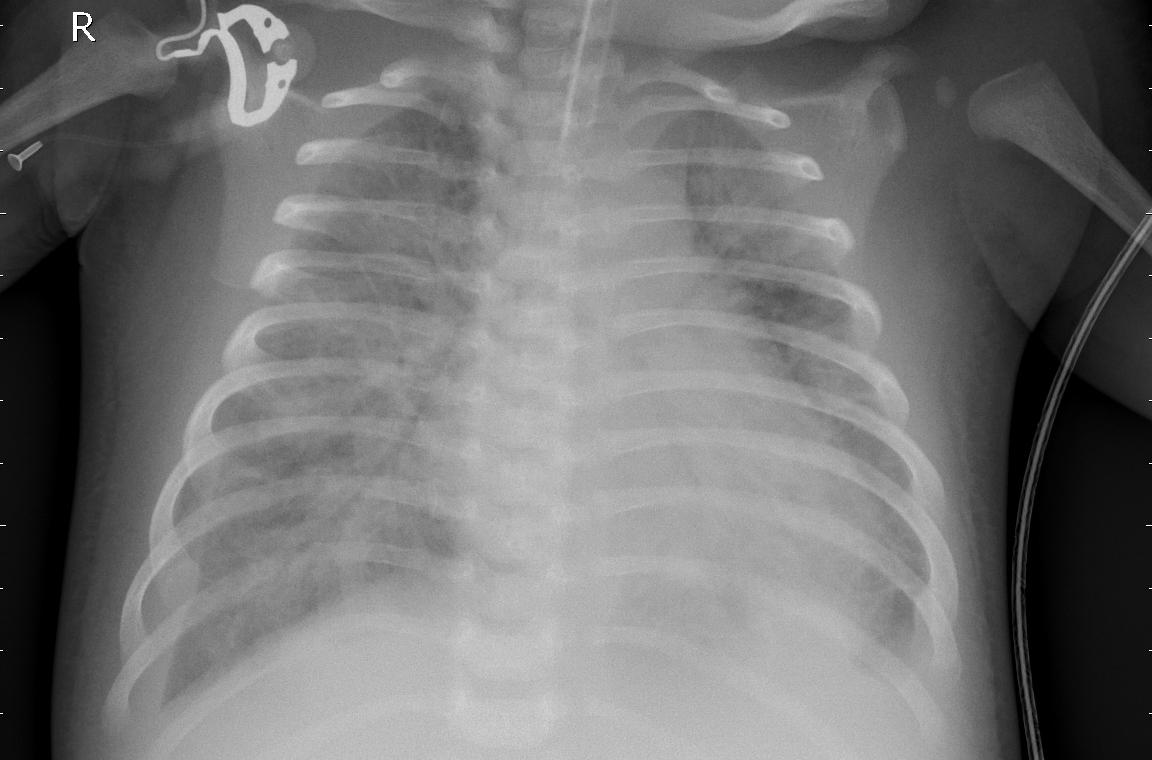
#> input picture assets/data/person1000_bacteria_2931.jpeg, 1152 x 760 px, found by its file name
$ jupyter execute x-ray-task.ipynb
#> lines starting #> are read from the running program, lines starting #| are printed output that depends on the picture
[cell 1]
import numpy as np
import matplotlib.pyplot as plt
from PIL import Image
from skimage import exposure
from scipy.ndimage import gaussian_filter
import ipywidgets as widgets
from ipywidgets import interact

# ----- Helper Functions to Compute Metrics for an ROI with Background as the Rest of the Image -----
def compute_roi_snr(signal_roi, background_pixels):
    """
    Compute SNR as the ratio of the mean signal in the signal ROI
    to the standard deviation of the background (all pixels outside the ROI).
    """
    mean_signal = np.mean(signal_roi)
    std_background = np.std(background_pixels)
    return mean_signal / std_background if std_background != 0 else np.nan

def compute_roi_cnr(signal_roi, background_pixels):
    """
    Compute CNR as the difference between the signal and background means,
    divided by the standard deviation of the background.
    """
    mean_signal = np.mean(signal_roi)
    mean_background = np.mean(background_pixels)
    std_background = np.std(background_pixels)
    return (mean_signal - mean_background) / std_background if std_background != 0 else np.nan

def compute_roi_resolution(signal_roi):
    """
    Compute a global measure of spatial resolution via Fourier analysis on the signal ROI.
    A sharper image tends to have more high-frequency content.
    Here we use the mean magnitude of the shifted Fourier spectrum as a rough indicator.
    """
    fft_image = np.fft.fft2(signal_roi)
    fft_shifted = np.fft.fftshift(fft_image)
    magnitude_spectrum = np.abs(fft_shifted)
    return np.mean(magnitude_spectrum)

# ----- Load and Normalize the Image -----
img = Image.open('/kaggle/input/chest-xray-pneumonia/chest_xray/train/PNEUMONIA/person1000_bacteria_2931.jpeg').convert('L')
#> img is the input picture: PIL image 1152x760 L; min 0, max 255, mean 114.5
image = np.array(img, dtype=np.float32)
image_norm = exposure.rescale_intensity(image, out_range=(0, 1))
rows, cols = image_norm.shape
#> the sliders are set to noise_level = 0.1, blur_sigma = 3, contrast_factor = 1.0, signal_x = 50, signal_y = 50, signal_width = 200, signal_height = 200

def update_simulation(noise_level=0.1, blur_sigma=3, contrast_factor=1.0,
                      signal_x=50, signal_y=50, signal_width=200, signal_height=200):
    # --- Apply simulation to the entire image ---
    # Step 1: Add synthetic Gaussian noise
#> called with noise_level = 0.1, blur_sigma = 3, contrast_factor = 1, signal_x = 50, signal_y = 50, signal_width = 200, signal_height = 200
    noisy_image = image_norm + np.random.normal(0, noise_level, image_norm.shape)
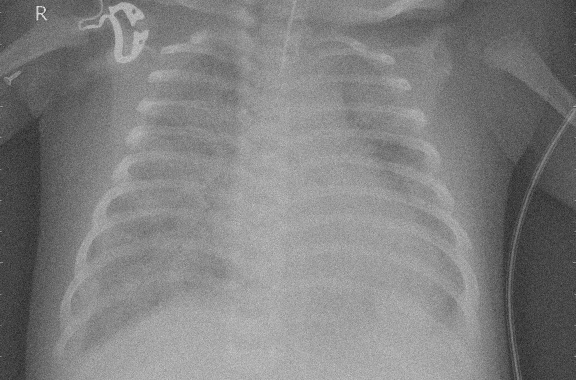
#> noisy_image: shape (760, 1152) float64 (shown at 1/2 size); min -0.418, max 1.3, mean 0.449; drawn with min black and max white
    noisy_image = np.clip(noisy_image, 0, 1)

    # Step 2: Apply Gaussian blur
    blurred_image = gaussian_filter(noisy_image, sigma=blur_sigma)

    # Step 3: Adjust contrast (scaling differences from the mean intensity)
    mean_val = np.mean(blurred_image)
#> mean_val = 0.452
    adjusted_image = mean_val + contrast_factor * (blurred_image - mean_val)
    adjusted_image = np.clip(adjusted_image, 0, 1)

    # --- Extract Signal ROI ---
    signal_x = int(np.clip(signal_x, 0, cols-1))
    signal_y = int(np.clip(signal_y, 0, rows-1))
    signal_width = int(np.clip(signal_width, 10, cols - signal_x))
    signal_height = int(np.clip(signal_height, 10, rows - signal_y))

    signal_roi = adjusted_image[signal_y:signal_y+signal_height, signal_x:signal_x+signal_width]
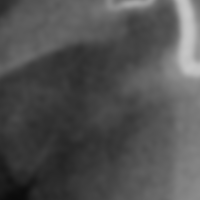
#> signal_roi: shape (200, 200) float64; min 0.0458, max 0.783, mean 0.319

    # Define background as all pixels outside the signal ROI
    mask = np.ones_like(adjusted_image, dtype=bool)
    mask[signal_y:signal_y+signal_height, signal_x:signal_x+signal_width] = False
    background_pixels = adjusted_image[mask]

    # Compute metrics
    snr = compute_roi_snr(signal_roi, background_pixels)
#> in compute_roi_snr, `mean_signal = np.mean(signal_roi)`: mean_signal = 0.319
#> in compute_roi_snr, `std_background = np.std(background_pixels)`: std_background = 0.214
#> snr = 1.49
    cnr = compute_roi_cnr(signal_roi, background_pixels)
#> in compute_roi_cnr, `mean_signal = np.mean(signal_roi)`: mean_signal = 0.319
#> in compute_roi_cnr, `mean_background = np.mean(background_pixels)`: mean_background = 0.459
#> in compute_roi_cnr, `std_background = np.std(background_pixels)`: std_background = 0.214
#> cnr = -0.654
    resolution = compute_roi_resolution(signal_roi)
#> resolution = 2.5

    # --- Visualization ---
    fig, ax = plt.subplots(2, 2, figsize=(18, 12))

    # Show full original image with signal ROI overlay
    ax[0, 0].imshow(image_norm, cmap='gray')
    ax[0, 0].set_title("Original Normalized Image")
    rect_orig = plt.Rectangle((signal_x, signal_y), signal_width, signal_height,
                              edgecolor='red', facecolor='none', linewidth=2, label='Signal ROI')
    ax[0, 0].add_patch(rect_orig)
    ax[0, 0].legend()
    ax[0, 0].axis('off')

    # Show full simulated image with signal ROI overlay
    ax[0, 1].imshow(adjusted_image, cmap='gray')
    ax[0, 1].set_title(f"Simulated Image\nNoise: {noise_level}, Blur: {blur_sigma}, Contrast: {contrast_factor}")
    rect_sim = plt.Rectangle((signal_x, signal_y), signal_width, signal_height,
                             edgecolor='red', facecolor='none', linewidth=2)
    ax[0, 1].add_patch(rect_sim)
    ax[0, 1].axis('off')

    # Zoom-in on Signal ROI from simulated image
    ax[1, 0].imshow(signal_roi, cmap='gray')
    ax[1, 0].set_title("Signal ROI (Simulated)")
    ax[1, 0].axis('off')

    # Zoom-in on Background: Display the background mask overlay on the simulated image
    # (Here we show the simulated image with the signal ROI masked out)
    background_image = adjusted_image.copy()
    background_image[~mask] = 0  # set signal ROI area to 0 for visualization
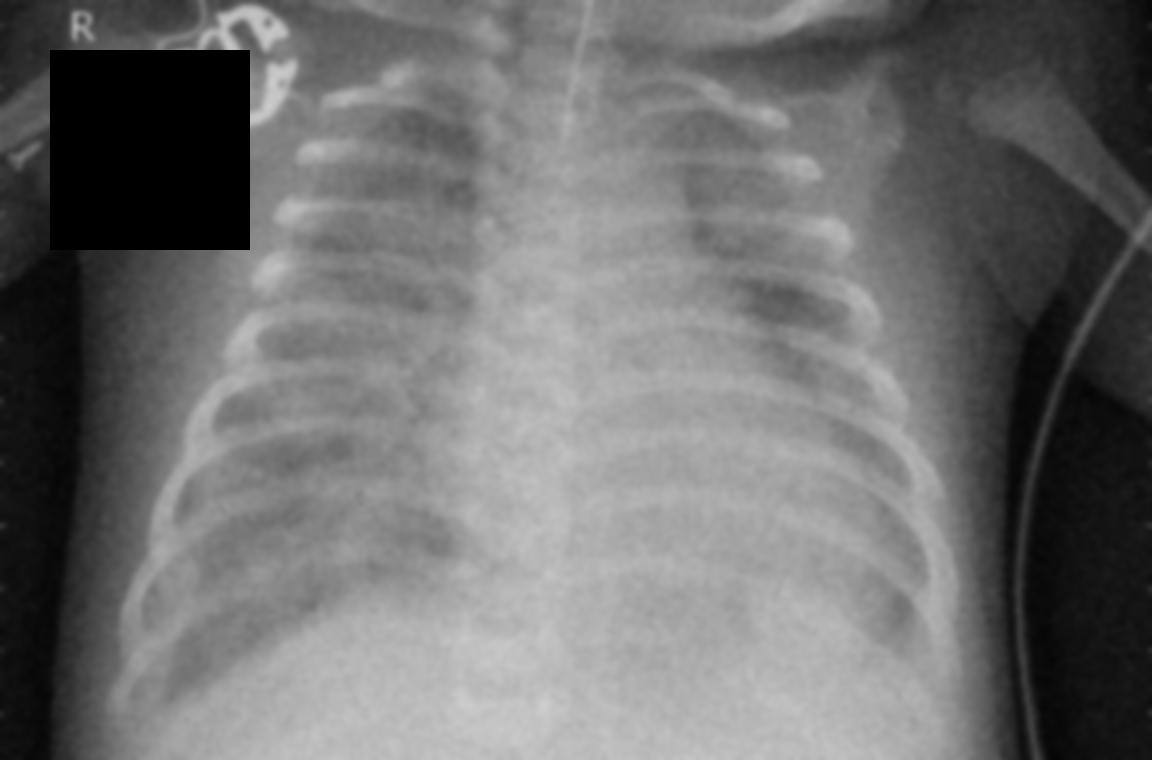
#> background_image: shape (760, 1152) float64; min 0, max 0.811, mean 0.438
    ax[1, 1].imshow(background_image, cmap='gray')
    ax[1, 1].set_title("Background (Rest of Image)")
    ax[1, 1].axis('off')

    plt.tight_layout()
    plt.show()
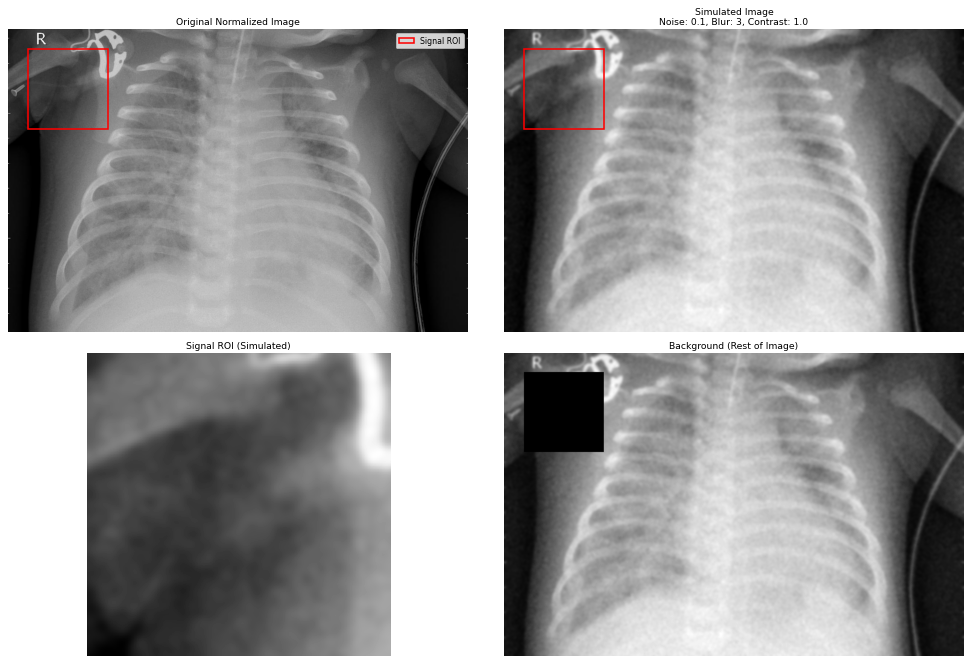
#> figure drawn by matplotlib, 4 panels

    # Print computed metrics for the Signal ROI with background as the rest of the image
    print("Computed Metrics on Signal ROI (Background = rest of image):")
    print(f"  SNR: {snr:.2f}")
#|   SNR: 1.49
    print(f"  CNR: {cnr:.2f}")
#|   CNR: -0.65
    print(f"  Spatial Resolution (mean FT magnitude): {resolution:.2f}")
#|   Spatial Resolution (mean FT magnitude): 2.50
#> the sliders are set to noise_level = 0.1, blur_sigma = 3, contrast_factor = 1.0

# Create interactive sliders with expanded ranges for system parameters and signal ROI.
interact(update_simulation,
         noise_level=widgets.FloatSlider(min=0, max=1.0, step=0.01, value=0.1, description="Noise Level"),
         blur_sigma=widgets.FloatSlider(min=0, max=20, step=0.1, value=3, description="Blur Sigma"),
         contrast_factor=widgets.FloatSlider(min=0.5, max=3.0, step=0.05, value=1.0, description="Contrast Factor"),
         signal_x=widgets.IntSlider(min=0, max=cols-1, step=1, value=50, description="Signal ROI X"),
         signal_y=widgets.IntSlider(min=0, max=rows-1, step=1, value=50, description="Signal ROI Y"),
         signal_width=widgets.IntSlider(min=10, max=cols, step=1, value=200, description="Signal ROI Width"),
         signal_height=widgets.IntSlider(min=10, max=rows, step=1, value=200, description="Signal ROI Height"))

[cell 2]
import numpy as np
import matplotlib.pyplot as plt
from PIL import Image
from skimage import exposure
from scipy.ndimage import gaussian_filter
import ipywidgets as widgets
from ipywidgets import interact

# ----- Helper Functions to Compute Metrics for an ROI with Background as the Rest of the Image -----
# [29 lines left out: functions compute_roi_snr, compute_roi_cnr, compute_roi_resolution, not called in this run]

# ----- Load and Normalize the Image -----
img = Image.open('/kaggle/input/chest-xray-pneumonia/chest_xray/train/PNEUMONIA/person1000_bacteria_2931.jpeg').convert('L')
image = np.array(img, dtype=np.float32)
image_norm = exposure.rescale_intensity(image, out_range=(0, 1))
rows, cols = image_norm.shape

def update_simulation(noise_level=0.1, blur_sigma=3, contrast_factor=1.0,
                      signal_x=50, signal_y=50, signal_width=200, signal_height=200):
    # --- Apply simulation to the entire image ---
    # Step 1: Add synthetic Gaussian noise
#> called with noise_level = 0.1, blur_sigma = 3, contrast_factor = 1, signal_x = 50, signal_y = 50, signal_width = 200, signal_height = 200
    noisy_image = image_norm + np.random.normal(0, noise_level, image_norm.shape)
    noisy_image = np.clip(noisy_image, 0, 1)

    # Step 2: Apply Gaussian blur
    blurred_image = gaussian_filter(noisy_image, sigma=blur_sigma)

    # Step 3: Adjust contrast (scaling differences from the mean intensity)
    mean_val = np.mean(blurred_image)
#> mean_val = 0.452
    adjusted_image = mean_val + contrast_factor * (blurred_image - mean_val)
    adjusted_image = np.clip(adjusted_image, 0, 1)

    # --- Extract Signal ROI ---
    signal_x = int(np.clip(signal_x, 0, cols-1))
    signal_y = int(np.clip(signal_y, 0, rows-1))
    signal_width = int(np.clip(signal_width, 10, cols - signal_x))
    signal_height = int(np.clip(signal_height, 10, rows - signal_y))

    signal_roi = adjusted_image[signal_y:signal_y+signal_height, signal_x:signal_x+signal_width]

    # Define background as all pixels outside the signal ROI
    mask = np.ones_like(adjusted_image, dtype=bool)
    mask[signal_y:signal_y+signal_height, signal_x:signal_x+signal_width] = False
    background_pixels = adjusted_image[mask]

    # --- Visualization ---
    fig, ax = plt.subplots(2, 2, figsize=(18, 12))

    # Show full original image with signal ROI overlay
    ax[0, 0].imshow(image_norm, cmap='gray')
    ax[0, 0].set_title("Original Normalized Image")
    rect_orig = plt.Rectangle((signal_x, signal_y), signal_width, signal_height,
                              edgecolor='red', facecolor='none', linewidth=2, label='Signal ROI')
    ax[0, 0].add_patch(rect_orig)
    ax[0, 0].legend()
    ax[0, 0].axis('off')

    # Show full simulated image with signal ROI overlay
    ax[0, 1].imshow(adjusted_image, cmap='gray')
    ax[0, 1].set_title(f"Simulated Image\nNoise: {noise_level}, Blur: {blur_sigma}, Contrast: {contrast_factor}")
    rect_sim = plt.Rectangle((signal_x, signal_y), signal_width, signal_height,
                             edgecolor='red', facecolor='none', linewidth=2)
    ax[0, 1].add_patch(rect_sim)
    ax[0, 1].axis('off')

    # Zoom-in on Signal ROI from simulated image
    ax[1, 0].imshow(signal_roi, cmap='gray')
    ax[1, 0].set_title("Signal ROI (Simulated)")
    ax[1, 0].axis('off')

    # Zoom-in on Background: Display the background mask overlay on the simulated image
    # (Here we show the simulated image with the signal ROI masked out)
    background_image = adjusted_image.copy()
    background_image[~mask] = 0  # set signal ROI area to 0 for visualization
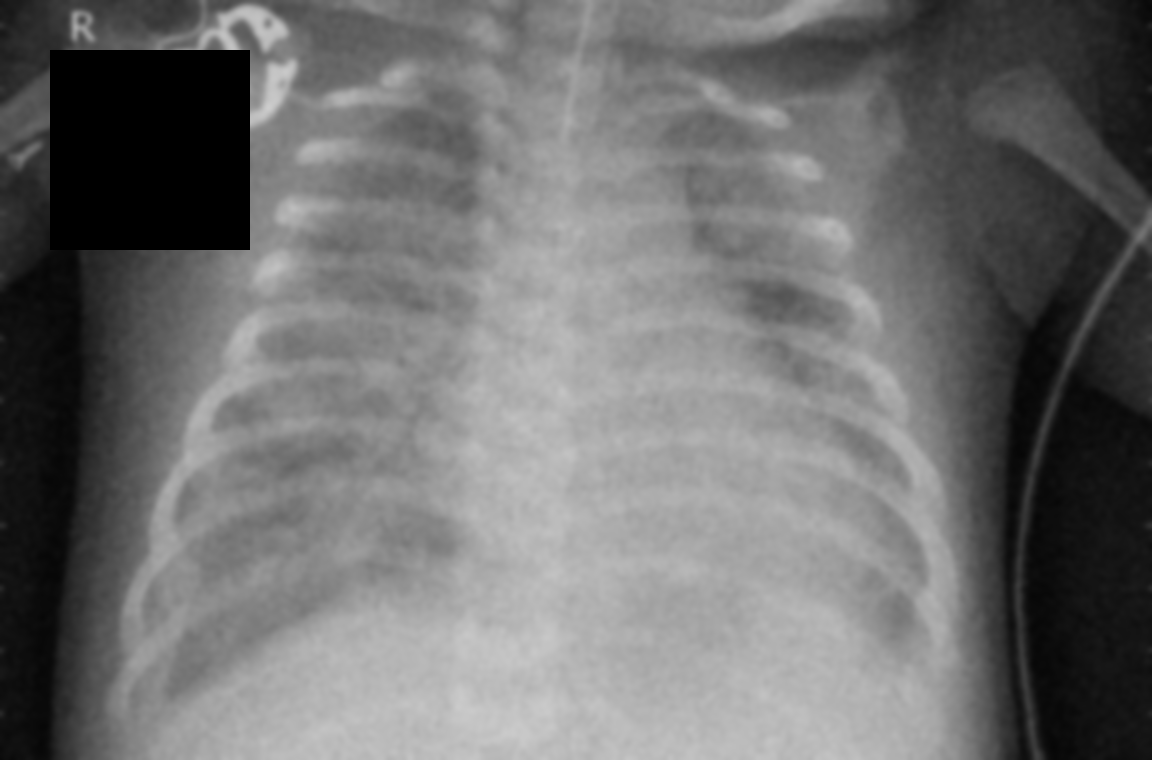
#> background_image: shape (760, 1152) float64; min 0, max 0.805, mean 0.438
    ax[1, 1].imshow(background_image, cmap='gray')
    ax[1, 1].set_title("Background (Rest of Image)")
    ax[1, 1].axis('off')

    plt.tight_layout()
    plt.show()


# Create interactive sliders with expanded ranges for system parameters and signal ROI.
interact(update_simulation,
         noise_level=widgets.FloatSlider(min=0, max=1.0, step=0.01, value=0.1, description="Noise Level"),
         blur_sigma=widgets.FloatSlider(min=0, max=20, step=0.1, value=3, description="Blur Sigma"),
         contrast_factor=widgets.FloatSlider(min=0.5, max=3.0, step=0.05, value=1.0, description="Contrast Factor"))

$ run again, with assets/data/IM-0115-0001.jpeg copied over assets/data/person1000_bacteria_2931.jpeg
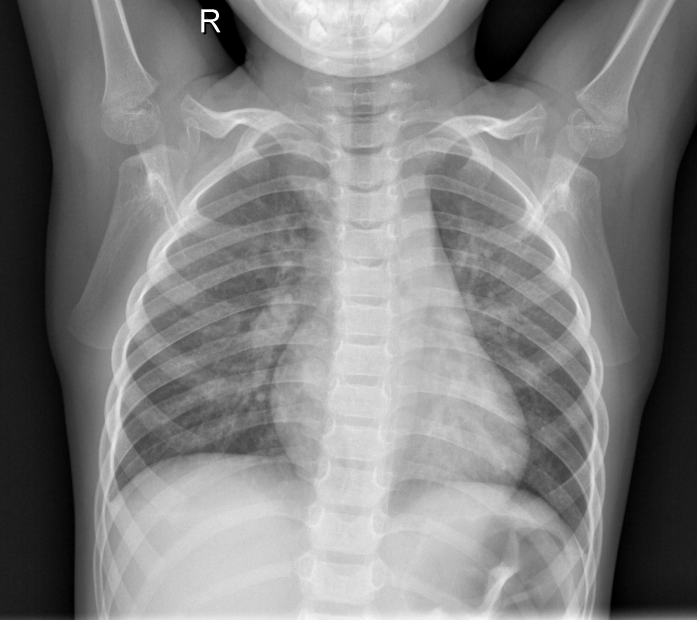
#> input picture assets/data/IM-0115-0001.jpeg, 2090 x 1858 px, found by its file name (shown at 1/3 size)
#> img is the input picture: PIL image 2090x1858 L; min 0, max 255, mean 128.9
#> in update_simulation, `mean_val = np.mean(blurred_image)`: mean_val = 0.507
#> in update_simulation, `signal_roi = adjusted_image[signal_y:signal_y+signal_height, signal_x:..`:
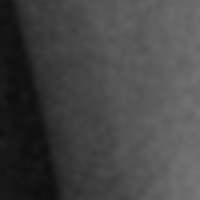
#> signal_roi: shape (200, 200) float64; min 0.0541, max 0.473, mean 0.272
#> in compute_roi_snr, `mean_signal = np.mean(signal_roi)`: mean_signal = 0.272
#> in compute_roi_snr, `std_background = np.std(background_pixels)`: std_background = 0.238
#> snr = 1.14
#> in compute_roi_cnr, `mean_signal = np.mean(signal_roi)`: mean_signal = 0.272
#> mean_background = 0.51
#> in compute_roi_cnr, `std_background = np.std(background_pixels)`: std_background = 0.238
#> cnr = -0.997
#> resolution = 1.63
#> in update_simulation, `plt.show()`:
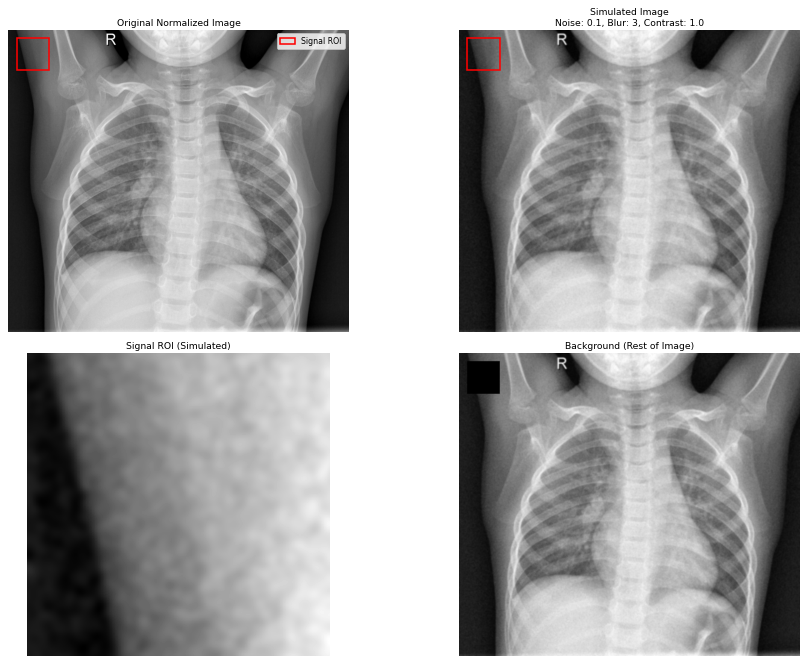
#> figure drawn by matplotlib, 4 panels
#|   SNR: 1.14
#|   CNR: -1.00
#|   Spatial Resolution (mean FT magnitude): 1.63
#> in update_simulation, `mean_val = np.mean(blurred_image)`: mean_val = 0.507
